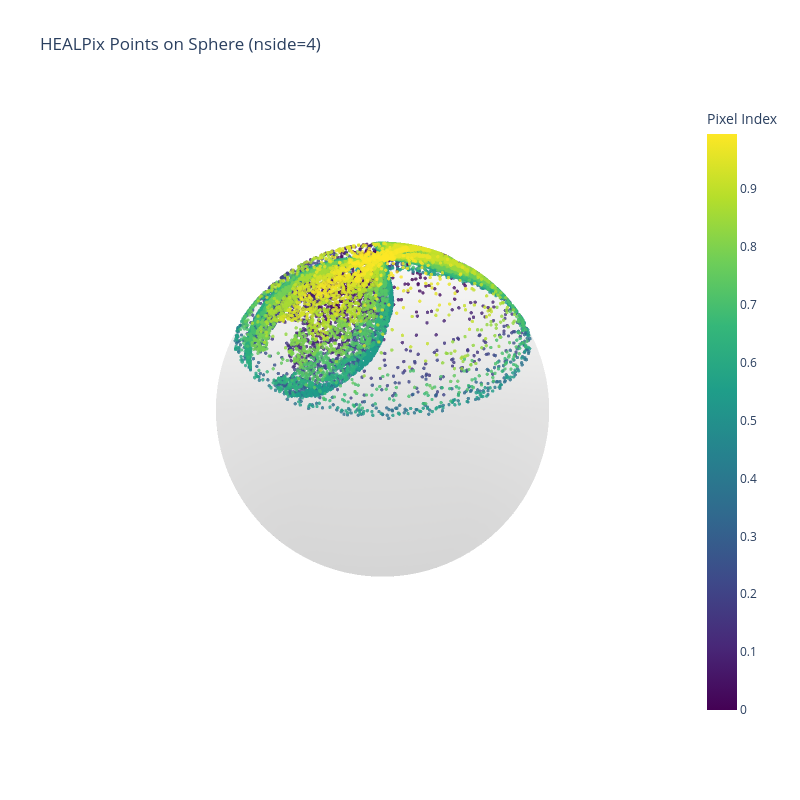

This figure's notebook cell:
### Markdown cell above
##  Improvement

run a for loop over all pixels of a given nside, plot them all from then file using different colors on the surface of a sphere using interactive rotation

### Code cell
import healpy as hp
import numpy as np
from shapely.geometry import Polygon
import shapely.vectorized
import csv
import plotly.graph_objects as go
import pandas as pd

def generate_points_in_pixel_vectorized(nside, pixel, num_points=100, batch_size=1000):
    """
    Generate random Lon, Lat points within a specified HEALPix pixel using vectorized operations.

    Parameters:
    - nside (int): HEALPix nside parameter.
    - pixel (int): HEALPix pixel number.
    - num_points (int): Number of points to generate.
    - batch_size (int): Number of points to generate per batch.

    Returns:
    - Numpy array of shape (num_points, 2) containing (Lon, Lat) in degrees.
    """
    # Get the corner coordinates of the pixel in theta (colat) and phi (lon)
    corners = hp.boundaries(nside, pixel, step=1, nest=False)
    corners_theta, corners_phi = corners[0], corners[1]

    # Convert to degrees
    corners_lon = np.degrees(corners_phi)
    corners_lat = 90.0 - np.degrees(corners_theta)  # Convert colatitude to latitude

    # Ensure longitude values are within [0, 360)
    corners_lon = np.mod(corners_lon, 360)

    # Create a polygon for the pixel boundary
    polygon = Polygon(zip(corners_lon, corners_lat))

    # Get the bounding box of the polygon
    min_lon, min_lat, max_lon, max_lat = polygon.bounds

    points = []

    while len(points) < num_points:
        # Determine how many points to generate in this batch
        points_to_generate = min(batch_size, num_points - len(points))
        
        # Randomly generate Lon and Lat within the bounding box
        lon = np.random.uniform(min_lon, max_lon, points_to_generate)
        lat = np.random.uniform(min_lat, max_lat, points_to_generate)

        # Handle wrapping around 0/360 degrees longitude
        lon = np.mod(lon, 360)

        # Use shapely's vectorized contains function for efficiency
        mask = shapely.vectorized.contains(polygon, lon, lat)

        # Select points that are inside the polygon
        valid_lon = lon[mask]
        valid_lat = lat[mask]

        # Append valid points to the list
        new_points = np.vstack((valid_lon, valid_lat)).T
        points.append(new_points)

    # Concatenate all valid points and trim to the desired number
    points = np.vstack(points)[:num_points]

    return points

def write_points_to_file(nside, num_points_per_pixel=100, filename="all_points.txt"):
    """
    Generate points for all HEALPix pixels at a given nside and write them to a file.

    Parameters:
    - nside (int): HEALPix nside parameter.
    - num_points_per_pixel (int): Number of points to generate per pixel.
    - filename (str): Name of the output text file.
    """
    npix = hp.nside2npix(nside)
    print(f"Generating points for nside={nside}, total pixels={npix}")

    # Open the file and write header
    with open(filename, mode='w', newline='') as file:
        writer = csv.writer(file, delimiter='\t')
        writer.writerow(['pixel', 'longitude', 'latitude'])  # Header
        
        for pixel in range(npix):
            if pixel % 1000 == 0:
                print(f"Processing pixel {pixel}/{npix}")
            points = generate_points_in_pixel_vectorized(nside, pixel, num_points_per_pixel)
            for lon, lat in points:
                writer.writerow([pixel, lon, lat])
    
    print(f"All points written to {filename}")

def read_points_from_file(filename="all_points.txt"):
    """
    Read points from a text file.

    Parameters:
    - filename (str): Name of the input text file.

    Returns:
    - pandas DataFrame with columns ['pixel', 'longitude', 'latitude']
    """
    print(f"Reading points from {filename}")
    df = pd.read_csv(filename, delimiter='\t')
    print(f"Total points read: {len(df)}")
    return df

def assign_colors(pixel_indices, num_pixels):
    """
    Assign colors to pixels based on their indices using a colormap.

    Parameters:
    - pixel_indices (array-like): Array of pixel indices.
    - num_pixels (int): Total number of pixels.

    Returns:
    - List of color values normalized between 0 and 1.
    """
    colors = pixel_indices / num_pixels  # Normalize to [0, 1]
    return colors.tolist()

def lonlat_to_xyz(lon, lat, radius=1):
    """
    Convert longitude and latitude to Cartesian coordinates.

    Parameters:
    - lon (array-like): Longitude in degrees.
    - lat (array-like): Latitude in degrees.
    - radius (float): Radius of the sphere.

    Returns:
    - Tuple of arrays (x, y, z).
    """
    theta = np.radians(90 - lat)  # Convert latitude to colatitude in radians
    phi = np.radians(lon)          # Longitude in radians

    x = radius * np.sin(theta) * np.cos(phi)
    y = radius * np.sin(theta) * np.sin(phi)
    z = radius * np.cos(theta)

    return x, y, z

def plot_points_on_sphere(df, nside, sphere_opacity=0.1):
    """
    Plot points on the surface of a sphere with interactive rotation.

    Parameters:
    - df (pandas DataFrame): DataFrame containing 'pixel', 'longitude', 'latitude'.
    - nside (int): HEALPix nside parameter.
    - sphere_opacity (float): Opacity of the sphere surface (0 to 1).
    """
    num_pixels = hp.nside2npix(nside)
    colors = assign_colors(df['pixel'].values, num_pixels)

    # Convert lon, lat to Cartesian coordinates
    x, y, z = lonlat_to_xyz(df['longitude'].values, df['latitude'].values)

    # Create scatter3d plot
    scatter = go.Scatter3d(
        x=x,
        y=y,
        z=z,
        mode='markers',
        marker=dict(
            size=2,
            color=colors,
            colorscale='Viridis',
            opacity=0.8,
            colorbar=dict(title='Pixel Index')
        ),
        name='HEALPix Points'
    )

    # Create a sphere surface for reference
    u = np.linspace(0, 2 * np.pi, 100)
    v = np.linspace(0, np.pi, 100)
    xs = np.outer(np.cos(u), np.sin(v))
    ys = np.outer(np.sin(u), np.sin(v))
    zs = np.outer(np.ones(np.size(u)), np.cos(v))

    sphere = go.Surface(
        x=xs,
        y=ys,
        z=zs,
        colorscale='Gray',
        opacity=sphere_opacity,
        showscale=False,
        name='Sphere'
    )

    # Combine scatter and sphere in the figure
    fig = go.Figure(data=[sphere, scatter])

    # Update layout for better visualization
    fig.update_layout(
        title=f'HEALPix Points on Sphere (nside={nside})',
        scene=dict(
            xaxis=dict(showbackground=False, visible=False),
            yaxis=dict(showbackground=False, visible=False),
            zaxis=dict(showbackground=False, visible=False),
            aspectmode='data'
        ),
        width=800,
        height=800
    )

    # Display the plot
    fig.show()

def main():
    """
    Main function to generate points for all HEALPix pixels, write to file, and plot them.
    """
    # Parameters
    nside = 4                # HEALPix resolution parameter (modify as needed)
    num_points_per_pixel = 100  # Number of points to generate per pixel
    filename = "all_points.txt"  # Output file name

    # Step 1: Generate points and write to file
    write_points_to_file(nside, num_points_per_pixel, filename)

    # Step 2: Read points from file
    df = read_points_from_file(filename)

    # Step 3: Plot points on a sphere
    plot_points_on_sphere(df, nside)

if __name__ == "__main__":
    main()

### Figure 1 — Plotly figure (JSON) as saved in the notebook; plotly's stock layout.template omitted (floating-point values rounded to 4 significant figures; data arrays with more than 128 entries replaced by an {"elided": "..."} marker saying what was removed)
{"data": [{"colorscale": [[0, "rgb(0, 0, 0)"], [0.09091, "rgb(16, 16, 16)"], [0.1818, "rgb(38, 38, 38)"], [0.2727, "rgb(59, 59, 59)"], [0.3636, "rgb(81, 80, 80)"], [0.4545, "rgb(102, 101, 101)"], [0.5455, "rgb(124, 123, 122)"], [0.6364, "rgb(146, 146, 145)"], [0.7273, "rgb(171, 171, 170)"], [0.8182, "rgb(197, 197, 195)"], [0.9091, "rgb(224, 224, 223)"], [1, "rgb(254, 254, 253)"]], "name": "Sphere", "opacity": 0.1, "showscale": false, "type": "surface", "x": {"elided": "100x100 float values"}, "y": {"elided": "100x100 float values"}, "z": {"elided": "100x100 float values"}}, {"marker": {"color": {"elided": "17600 float values"}, "colorbar": {"title": {"text": "Pixel Index"}}, "colorscale": [[0, "#440154"], [0.1111, "#482878"], [0.2222, "#3e4989"], [0.3333, "#31688e"], [0.4444, "#26828e"], [0.5556, "#1f9e89"], [0.6667, "#35b779"], [0.7778, "#6ece58"], [0.8889, "#b5de2b"], [1, "#fde725"]], "opacity": 0.8, "size": 2}, "mode": "markers", "name": "HEALPix Points", "type": "scatter3d", "x": {"elided": "17600 float values"}, "y": {"elided": "17600 float values"}, "z": {"elided": "17600 float values"}}], "layout": {"height": 800, "scene": {"aspectmode": "data", "xaxis": {"showbackground": false, "visible": false}, "yaxis": {"showbackground": false, "visible": false}, "zaxis": {"showbackground": false, "visible": false}}, "title": {"text": "HEALPix Points on Sphere (nside=4)"}, "width": 800}}
